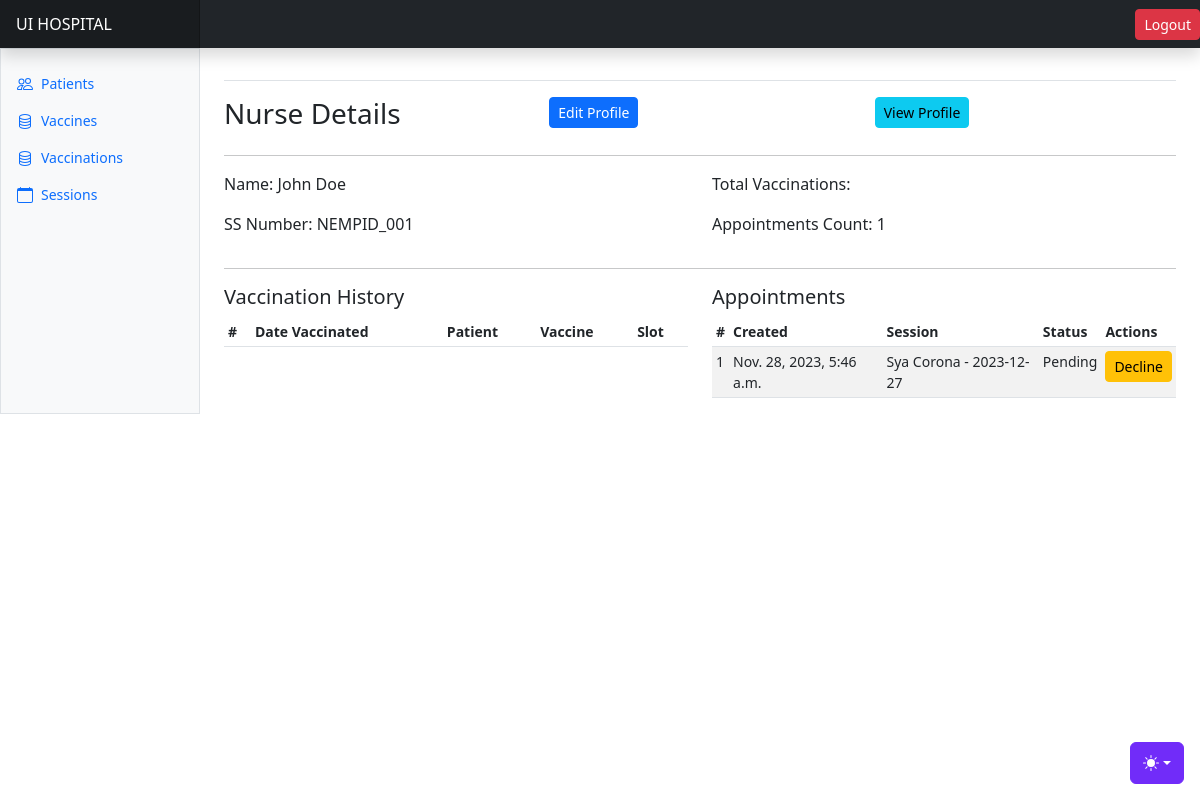
The app's page /users/nurses/1/ (signed in) with its own data.
### users/models.py (models this page shows, shortened)
class Nurse(AbstractBaseModel):
    user = models.OneToOneField(User, on_delete=models.CASCADE)
    employeeId = models.CharField(max_length=255)
    first_name = models.CharField(max_length=255)
    last_name = models.CharField(max_length=255)
    gender = models.CharField(max_length=255, choices=GENDER_CHOICES)
    phone_number =models.CharField(max_length=255)
    address = models.CharField(max_length=255)
    age = models.IntegerField(null=True)

class User(AbstractUser, AbstractBaseModel):
    role = models.CharField(choices=ROLE_CHOICES, max_length=32, null=True)
    def name(self):
        return f"{self.first_name} {self.last_name}"

### appointments/models.py (models this page shows, shortened)
class NurseSchedule(AbstractBaseModel):
    nurse = models.ForeignKey("users.Nurse", on_delete=models.CASCADE, related_name="nurseschedules")
    vaccine_schedule = models.ForeignKey(VaccineSchedule, on_delete=models.SET_NULL, null=True)
    status = models.CharField(max_length=255, default="Pending")

class VaccineSchedule(AbstractBaseModel):
    vaccine = models.ForeignKey("recordsapp.Vaccine", on_delete=models.SET_NULL, null=True)
    session_date = models.DateField()
    capacity = models.IntegerField(default=100)
    occupied_slots = models.IntegerField(default=0)
    available_slots = models.IntegerField(default=100)
    active = models.BooleanField(default=True)
    def __str__(self):
        return f"{self.vaccine.name} - {self.session_date}"

### recordsapp/models.py (models this page shows, shortened)
class Vaccine(AbstractBaseModel):
    name = models.CharField(max_length=500)
    company = models.CharField(max_length=255)
    dosage_per_immunization = models.CharField(max_length=255)
    description = models.TextField(null=True)
    quantity = models.FloatField(default=0)
    on_hold = models.FloatField(default=0)

### users/views.py (the view)
# urls.py: path("nurses/<int:nurse_id>/", nurse_details, name="nurse-details"),
@login_required(login_url="/users/login/")
def nurse_details(request, nurse_id=None):
    nurse = Nurse.objects.get(id=nurse_id)
    nurse_schedules = nurse.nurseschedules.all()
    appointments_count = nurse.nurseschedules.all().count()
    vaccinations = nurse.nursevaccinations.all()
    vaccinations_count = nurse.nursevaccinations.all().count()
    context = {
        "nurse": nurse,
        "nurse_schedules": nurse_schedules,
        "appointments_count": appointments_count,
        "vaccinations": vaccinations
    }
    return render(request, "nurses/nurse_details.html", context)

### templates/nurses/nurse_details.html (shortened to what this page needs)
{% extends "base.html" %}
{% block content %}
<div class="row">
  <div class="col">
    <h3>Nurse Details</h3>
  </div>
  {% if request.user.role == "nurse" %}
  <div class="col">
    <a class="btn btn-primary btn-sm" data-bs-toggle="modal" data-bs-target="#editNurseModal{{nurse.id}}">Edit Profile</a>
  </div>
  {% elif request.user.role == "admin" %}
  <div class="col">
    <a class="btn btn-primary btn-sm" data-bs-toggle="modal" data-bs-target="#adminEditNurseModal{{nurse.id}}">Edit Profile</a>
  </div>
  {% endif %}
  <div class="col">
    <a class="btn btn-info btn-sm" data-bs-toggle="modal" data-bs-target="#viewNurseProfileModal{{nurse.id}}">View Profile</a>
  </div>
</div>
<hr>
<div class="row">
    <div class="col">
        <p>Name: {{nurse.user.name}}</p>
        <p>SS Number: {{nurse.employeeId}}</p>
    </div>
    <div class="col">
        <p>Total Vaccinations: {{vaccinations_count}}</p>
        <p>Appointments Count: {{appointments_count}}</p>
    </div>
</div>
<hr/>
<div class="row">
    <div class="col">
        <h5>Vaccination History</h5>
        <div class="table-responsive small">
            <table class="table table-striped table-sm">
              <thead>
                <tr>
                  <th scope="col">#</th>
                  <th scope="col">Date Vaccinated</th>
                  <th scope="col">Patient</th>
                  <th scope="col">Vaccine</th>
                  <th scope="col">Slot</th>
                </tr>
              </thead>
            </table>
          </div>
    </div>
    <div class="col">
        <h5>Appointments</h5>
        <div class="table-responsive small">
            <table class="table table-striped table-sm">
              <thead>
                <tr>
                  <th scope="col">#</th>
                  <th scope="col">Created</th>
                  <th scope="col">Session</th>
                  <th scope="col">Status</th>
                  <th scope="col">Actions</th>
                </tr>
              </thead>
              <tbody>
                {% for appointment in nurse_schedules %}
                <tr>
                  <td>{{appointment.id}}</td>
                  <td>{{appointment.created}}</td>
                  <td>{{appointment.vaccine_schedule}}</td>
                  <td>{{appointment.status}}</td>
                  {% if appointment.status == "Pending" %}
                  <td><a class="btn btn-warning btn-sm" href="{% url 'cancel-nurse-schedule' appointment.id %}">Decline</a></td>
                  {% endif %}
                </tr>
                {% endfor %}
              </tbody>
            </table>
          </div>
    </div>
</div>
{% endblock content %}

### records on screen
Nurse: user.name "John Doe", employeeId "NEMPID_001"
NurseSchedule: id "1", created "Nov. 28, 2023, 5:46 a.m.", vaccine_schedule "Sya Corona - 2023-12-27", status "Pending", shows "Decline"

### other values on screen
{{ appointments_count }} "1"
